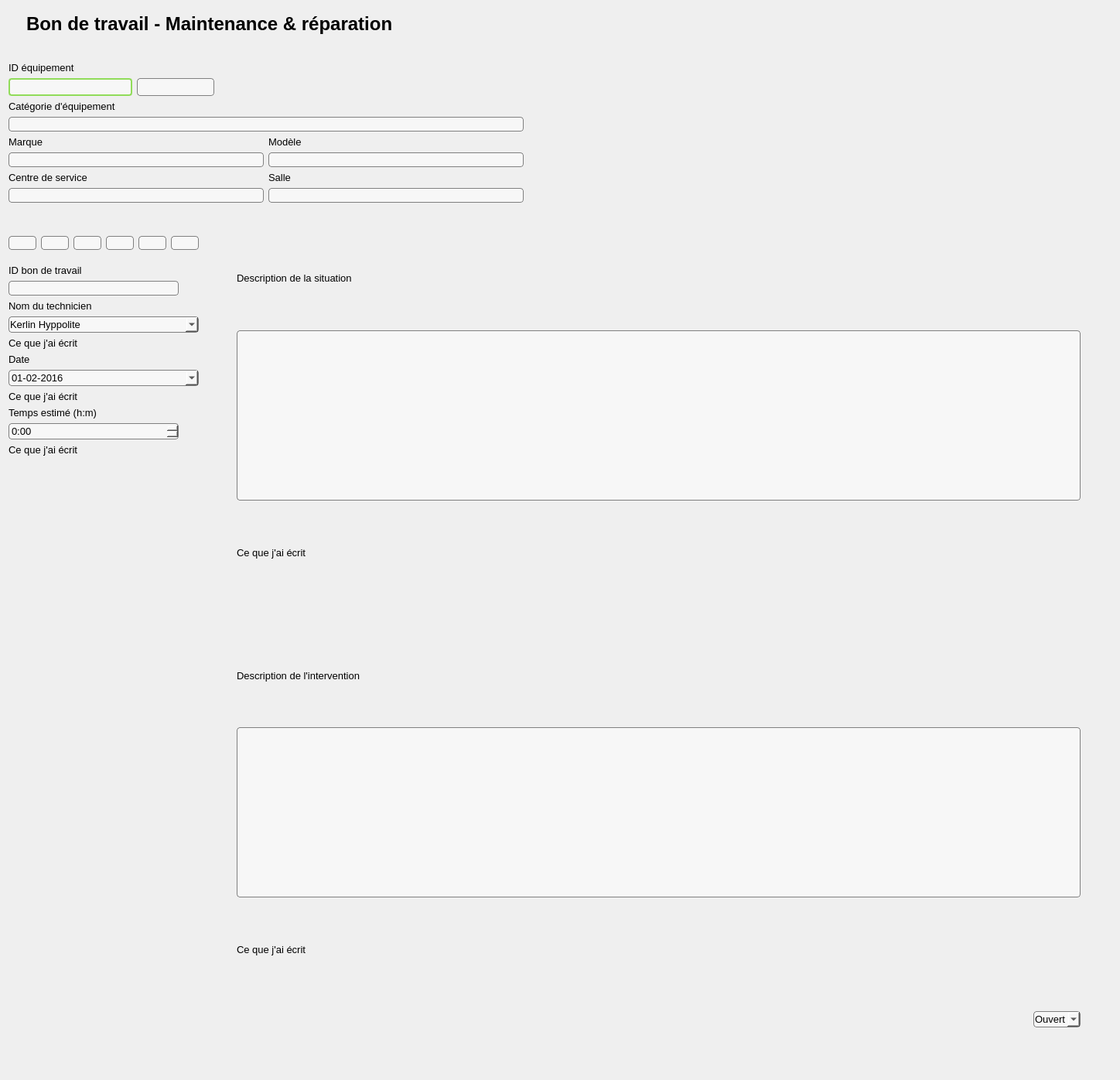
<?xml version="1.0" encoding="UTF-8"?>
<ui version="4.0">
 <class>BonDeTravail</class>
 <widget class="QWidget" name="BonDeTravail">
  <property name="geometry">
   <rect>
    <x>0</x>
    <y>0</y>
    <width>1448</width>
    <height>1396</height>
   </rect>
  </property>
  <property name="windowTitle">
   <string>Form</string>
  </property>
  <property name="styleSheet">
   <string notr="true">QMainWindow 
 {

background: white;
}

QPushButton {
padding: 1px;
border-style: solid;
border: 1px solid gray;
border-radius: 4px;
background: rgb(247,247,247)
}

QPushButton::pressed {
padding: 1px;
color: black;
border-style: solid;
border: 1px solid gray;
border-radius: 8px;
background:rgb(169, 167, 170)
}

QPushButton:hover {
background-color: qlineargradient(x1: 0, y1: 1, x2: 0, y2: 0, stop: 0 #edf2f8, stop: 1 #c8d9ea);
}

QTextEdit {
padding: 1px;
border-style: solid;
border: 1px solid gray;
border-radius: 4px;
background:rgb(247,247,247)
}

QComboBox {
padding: 1px;
border-style: solid;
border: 1px solid gray;
border-radius: 4px;
background:rgb(247,247,247)
}</string>
  </property>
  <layout class="QVBoxLayout" name="verticalLayout_3">
   <item>
    <layout class="QHBoxLayout" name="horizontalLayout">
     <item>
      <widget class="QLabel" name="labelPhotoPlus">
       <property name="maximumSize">
        <size>
         <width>100</width>
         <height>100</height>
        </size>
       </property>
       <property name="text">
        <string/>
       </property>
       <property name="pixmap">
        <pixmap>Images/plus.png</pixmap>
       </property>
       <property name="scaledContents">
        <bool>false</bool>
       </property>
       <property name="alignment">
        <set>Qt::AlignRight|Qt::AlignTrailing|Qt::AlignVCenter</set>
       </property>
      </widget>
     </item>
     <item>
      <spacer name="horizontalSpacer_3">
       <property name="orientation">
        <enum>Qt::Horizontal</enum>
       </property>
       <property name="sizeType">
        <enum>QSizePolicy::Minimum</enum>
       </property>
       <property name="sizeHint" stdset="0">
        <size>
         <width>10</width>
         <height>20</height>
        </size>
       </property>
      </spacer>
     </item>
     <item>
      <widget class="QLabel" name="labelTitre">
       <property name="maximumSize">
        <size>
         <width>20000</width>
         <height>40</height>
        </size>
       </property>
       <property name="font">
        <font>
         <family>MS Shell Dlg 2</family>
         <pointsize>18</pointsize>
         <weight>75</weight>
         <bold>true</bold>
        </font>
       </property>
       <property name="autoFillBackground">
        <bool>false</bool>
       </property>
       <property name="styleSheet">
        <string notr="true"/>
       </property>
       <property name="text">
        <string>Bon de travail - Maintenance &amp; réparation</string>
       </property>
      </widget>
     </item>
     <item>
      <spacer name="horizontalSpacer_5">
       <property name="orientation">
        <enum>Qt::Horizontal</enum>
       </property>
       <property name="sizeHint" stdset="0">
        <size>
         <width>40</width>
         <height>40</height>
        </size>
       </property>
      </spacer>
     </item>
    </layout>
   </item>
   <item>
    <spacer name="verticalSpacer_6">
     <property name="orientation">
      <enum>Qt::Vertical</enum>
     </property>
     <property name="sizeType">
      <enum>QSizePolicy::Minimum</enum>
     </property>
     <property name="sizeHint" stdset="0">
      <size>
       <width>20</width>
       <height>23</height>
      </size>
     </property>
    </spacer>
   </item>
   <item>
    <layout class="QHBoxLayout" name="horizontalLayout_2">
     <item>
      <layout class="QVBoxLayout" name="verticalLayout_6">
       <item>
        <widget class="QLabel" name="label_ID">
         <property name="font">
          <font>
           <pointsize>10</pointsize>
          </font>
         </property>
         <property name="text">
          <string>ID équipement</string>
         </property>
        </widget>
       </item>
       <item>
        <layout class="QGridLayout" name="gridLayout_2">
         <item row="1" column="3">
          <spacer name="horizontalSpacer_4">
           <property name="orientation">
            <enum>Qt::Horizontal</enum>
           </property>
           <property name="sizeType">
            <enum>QSizePolicy::Maximum</enum>
           </property>
           <property name="sizeHint" stdset="0">
            <size>
             <width>400</width>
             <height>20</height>
            </size>
           </property>
          </spacer>
         </item>
         <item row="1" column="2">
          <widget class="QPushButton" name="boutonActualiser">
           <property name="maximumSize">
            <size>
             <width>100</width>
             <height>40</height>
            </size>
           </property>
           <property name="cursor">
            <cursorShape>PointingHandCursor</cursorShape>
           </property>
           <property name="text">
            <string/>
           </property>
           <property name="icon">
            <iconset>
             <normaloff>Images/actualize-arrows-couple-in-circle.png</normaloff>Images/actualize-arrows-couple-in-circle.png</iconset>
           </property>
           <property name="iconSize">
            <size>
             <width>30</width>
             <height>30</height>
            </size>
           </property>
          </widget>
         </item>
         <item row="1" column="0">
          <widget class="QLineEdit" name="lineEditID">
           <property name="sizePolicy">
            <sizepolicy hsizetype="Expanding" vsizetype="Minimum">
             <horstretch>0</horstretch>
             <verstretch>0</verstretch>
            </sizepolicy>
           </property>
           <property name="maximumSize">
            <size>
             <width>160</width>
             <height>50</height>
            </size>
           </property>
           <property name="font">
            <font>
             <pointsize>10</pointsize>
            </font>
           </property>
           <property name="styleSheet">
            <string notr="true">QLineEdit {
padding: 1px;
border-style: solid;
border: 2px solid rgb(145, 220, 90);
border-radius: 4px;
background:rgb(247,247,247);
}
</string>
           </property>
          </widget>
         </item>
        </layout>
       </item>
       <item>
        <widget class="QLabel" name="labelCategorieEquip">
         <property name="font">
          <font>
           <pointsize>10</pointsize>
          </font>
         </property>
         <property name="text">
          <string>Catégorie d'équipement</string>
         </property>
        </widget>
       </item>
       <item>
        <widget class="QLabel" name="labelEcritureCatEquip">
         <property name="font">
          <font>
           <pointsize>10</pointsize>
          </font>
         </property>
         <property name="styleSheet">
          <string notr="true"> QLabel{
padding: 1px;
border-style: solid;
border: 1px solid gray;
border-radius: 4px;
background:rgb(247,247,247);
color: rgb(81, 81, 81);
}

</string>
         </property>
         <property name="text">
          <string/>
         </property>
        </widget>
       </item>
       <item>
        <layout class="QGridLayout" name="gridLayout_3">
         <item row="3" column="2">
          <widget class="QLabel" name="labelSalle">
           <property name="font">
            <font>
             <pointsize>10</pointsize>
            </font>
           </property>
           <property name="text">
            <string>Salle</string>
           </property>
          </widget>
         </item>
         <item row="3" column="1">
          <widget class="QLabel" name="labelCentreService">
           <property name="font">
            <font>
             <pointsize>10</pointsize>
            </font>
           </property>
           <property name="styleSheet">
            <string notr="true"/>
           </property>
           <property name="text">
            <string>Centre de service</string>
           </property>
          </widget>
         </item>
         <item row="0" column="2">
          <widget class="QLabel" name="labelModele">
           <property name="font">
            <font>
             <pointsize>10</pointsize>
            </font>
           </property>
           <property name="text">
            <string>Modèle</string>
           </property>
          </widget>
         </item>
         <item row="2" column="1">
          <widget class="QLabel" name="labelEcritureMarque">
           <property name="font">
            <font>
             <pointsize>10</pointsize>
            </font>
           </property>
           <property name="styleSheet">
            <string notr="true"> QLabel{
padding: 1px;
border-style: solid;
border: 1px solid gray;
border-radius: 4px;
background:rgb(247,247,247);
color: rgb(81, 81, 81);
}
</string>
           </property>
           <property name="text">
            <string/>
           </property>
          </widget>
         </item>
         <item row="2" column="2">
          <widget class="QLabel" name="labelEcritureModele">
           <property name="font">
            <font>
             <pointsize>10</pointsize>
            </font>
           </property>
           <property name="styleSheet">
            <string notr="true"> QLabel{
padding: 1px;
border-style: solid;
border: 1px solid gray;
border-radius: 4px;
background:rgb(247,247,247);
color: rgb(81, 81, 81);
}
</string>
           </property>
           <property name="text">
            <string/>
           </property>
          </widget>
         </item>
         <item row="0" column="1">
          <widget class="QLabel" name="labelMarque">
           <property name="font">
            <font>
             <pointsize>10</pointsize>
            </font>
           </property>
           <property name="text">
            <string>Marque</string>
           </property>
          </widget>
         </item>
         <item row="4" column="1">
          <widget class="QLabel" name="labelEcritureCentreService">
           <property name="font">
            <font>
             <pointsize>10</pointsize>
            </font>
           </property>
           <property name="styleSheet">
            <string notr="true"> QLabel{
padding: 1px;
border-style: solid;
border: 1px solid gray;
border-radius: 4px;
background:rgb(247,247,247);
color: rgb(81, 81, 81);
}
</string>
           </property>
           <property name="text">
            <string/>
           </property>
          </widget>
         </item>
         <item row="4" column="2">
          <widget class="QLabel" name="labelEcritureSalle">
           <property name="font">
            <font>
             <pointsize>10</pointsize>
            </font>
           </property>
           <property name="styleSheet">
            <string notr="true"> QLabel{
padding: 1px;
border-style: solid;
border: 1px solid gray;
border-radius: 4px;
background:rgb(247,247,247);
color: rgb(81, 81, 81);
}
</string>
           </property>
           <property name="text">
            <string/>
           </property>
          </widget>
         </item>
        </layout>
       </item>
      </layout>
     </item>
     <item>
      <spacer name="horizontalSpacer_7">
       <property name="orientation">
        <enum>Qt::Horizontal</enum>
       </property>
       <property name="sizeType">
        <enum>QSizePolicy::Expanding</enum>
       </property>
       <property name="sizeHint" stdset="0">
        <size>
         <width>30</width>
         <height>40</height>
        </size>
       </property>
      </spacer>
     </item>
    </layout>
   </item>
   <item>
    <spacer name="verticalSpacer_2">
     <property name="orientation">
      <enum>Qt::Vertical</enum>
     </property>
     <property name="sizeType">
      <enum>QSizePolicy::Minimum</enum>
     </property>
     <property name="sizeHint" stdset="0">
      <size>
       <width>20</width>
       <height>30</height>
      </size>
     </property>
    </spacer>
   </item>
   <item>
    <layout class="QHBoxLayout" name="horizontalLayout_6">
     <item>
      <layout class="QVBoxLayout" name="verticalLayout_7">
       <item>
        <spacer name="verticalSpacer_4">
         <property name="orientation">
          <enum>Qt::Vertical</enum>
         </property>
         <property name="sizeType">
          <enum>QSizePolicy::Fixed</enum>
         </property>
         <property name="sizeHint" stdset="0">
          <size>
           <width>20</width>
           <height>7</height>
          </size>
         </property>
        </spacer>
       </item>
       <item>
        <layout class="QVBoxLayout" name="verticalLayout">
         <item>
          <layout class="QHBoxLayout" name="horizontalLayout_3">
           <item>
            <widget class="QPushButton" name="boutonAjoutBDT">
             <property name="cursor">
              <cursorShape>PointingHandCursor</cursorShape>
             </property>
             <property name="text">
              <string/>
             </property>
             <property name="icon">
              <iconset>
               <normaloff>Images/plus_64.png</normaloff>Images/plus_64.png</iconset>
             </property>
             <property name="iconSize">
              <size>
               <width>35</width>
               <height>35</height>
              </size>
             </property>
            </widget>
           </item>
           <item>
            <widget class="QPushButton" name="boutonSauvegarde">
             <property name="maximumSize">
              <size>
               <width>50</width>
               <height>180</height>
              </size>
             </property>
             <property name="cursor">
              <cursorShape>PointingHandCursor</cursorShape>
             </property>
             <property name="autoFillBackground">
              <bool>false</bool>
             </property>
             <property name="styleSheet">
              <string notr="true"/>
             </property>
             <property name="text">
              <string/>
             </property>
             <property name="icon">
              <iconset>
               <normaloff>Images/save (1).png</normaloff>Images/save (1).png</iconset>
             </property>
             <property name="iconSize">
              <size>
               <width>35</width>
               <height>35</height>
              </size>
             </property>
            </widget>
           </item>
           <item>
            <widget class="QPushButton" name="boutonFlecheDoubleGauche">
             <property name="maximumSize">
              <size>
               <width>50</width>
               <height>150</height>
              </size>
             </property>
             <property name="cursor">
              <cursorShape>PointingHandCursor</cursorShape>
             </property>
             <property name="styleSheet">
              <string notr="true"/>
             </property>
             <property name="text">
              <string/>
             </property>
             <property name="icon">
              <iconset>
               <normaloff>Images/double-left-chevron.png</normaloff>Images/double-left-chevron.png</iconset>
             </property>
            </widget>
           </item>
           <item>
            <widget class="QPushButton" name="boutonFlecheGauche">
             <property name="maximumSize">
              <size>
               <width>50</width>
               <height>180</height>
              </size>
             </property>
             <property name="cursor">
              <cursorShape>PointingHandCursor</cursorShape>
             </property>
             <property name="styleSheet">
              <string notr="true"/>
             </property>
             <property name="text">
              <string/>
             </property>
             <property name="icon">
              <iconset>
               <normaloff>Images/angle-pointing-to-left (1).png</normaloff>Images/angle-pointing-to-left (1).png</iconset>
             </property>
            </widget>
           </item>
           <item>
            <widget class="QPushButton" name="boutonFlecheDroite">
             <property name="maximumSize">
              <size>
               <width>50</width>
               <height>180</height>
              </size>
             </property>
             <property name="cursor">
              <cursorShape>PointingHandCursor</cursorShape>
             </property>
             <property name="styleSheet">
              <string notr="true"/>
             </property>
             <property name="text">
              <string/>
             </property>
             <property name="icon">
              <iconset>
               <normaloff>Images/angle-arrow-pointing-to-right.png</normaloff>Images/angle-arrow-pointing-to-right.png</iconset>
             </property>
            </widget>
           </item>
           <item>
            <widget class="QPushButton" name="boutonFlecheDoubleDroite">
             <property name="maximumSize">
              <size>
               <width>60</width>
               <height>180</height>
              </size>
             </property>
             <property name="cursor">
              <cursorShape>PointingHandCursor</cursorShape>
             </property>
             <property name="styleSheet">
              <string notr="true"/>
             </property>
             <property name="text">
              <string/>
             </property>
             <property name="icon">
              <iconset>
               <normaloff>Images/double-angle-pointing-to-right.png</normaloff>Images/double-angle-pointing-to-right.png</iconset>
             </property>
            </widget>
           </item>
          </layout>
         </item>
         <item>
          <spacer name="verticalSpacer">
           <property name="orientation">
            <enum>Qt::Vertical</enum>
           </property>
           <property name="sizeType">
            <enum>QSizePolicy::Minimum</enum>
           </property>
           <property name="sizeHint" stdset="0">
            <size>
             <width>220</width>
             <height>13</height>
            </size>
           </property>
          </spacer>
         </item>
         <item>
          <widget class="QLabel" name="labelBonTravail">
           <property name="font">
            <font>
             <pointsize>10</pointsize>
            </font>
           </property>
           <property name="text">
            <string>ID bon de travail</string>
           </property>
          </widget>
         </item>
         <item>
          <widget class="QLabel" name="labelEcritureBonTravail">
           <property name="maximumSize">
            <size>
             <width>220</width>
             <height>50</height>
            </size>
           </property>
           <property name="font">
            <font>
             <pointsize>10</pointsize>
            </font>
           </property>
           <property name="styleSheet">
            <string notr="true"> QLabel{
padding: 1px;
border-style: solid;
border: 1px solid gray;
border-radius: 4px;
background:rgb(247,247,247);
color: rgb(81, 81, 81);
}
</string>
           </property>
           <property name="text">
            <string/>
           </property>
          </widget>
         </item>
         <item>
          <widget class="QLabel" name="labelNomTechnicien">
           <property name="font">
            <font>
             <pointsize>10</pointsize>
            </font>
           </property>
           <property name="text">
            <string>Nom du technicien</string>
           </property>
          </widget>
         </item>
         <item>
          <widget class="QComboBox" name="comboBoxNomTech">
           <property name="font">
            <font>
             <pointsize>10</pointsize>
            </font>
           </property>
           <property name="styleSheet">
            <string notr="true"/>
           </property>
           <item>
            <property name="text">
             <string>Kerlin Hyppolite</string>
            </property>
           </item>
          </widget>
         </item>
         <item>
          <widget class="QLabel" name="labelCacheNomTech">
           <property name="sizePolicy">
            <sizepolicy hsizetype="Preferred" vsizetype="Preferred">
             <horstretch>0</horstretch>
             <verstretch>0</verstretch>
            </sizepolicy>
           </property>
           <property name="font">
            <font>
             <pointsize>10</pointsize>
            </font>
           </property>
           <property name="text">
            <string>Ce que j'ai écrit</string>
           </property>
          </widget>
         </item>
         <item>
          <widget class="QLabel" name="labelDate">
           <property name="font">
            <font>
             <pointsize>10</pointsize>
            </font>
           </property>
           <property name="text">
            <string>Date</string>
           </property>
          </widget>
         </item>
         <item>
          <widget class="QDateEdit" name="dateEdit">
           <property name="font">
            <font>
             <pointsize>10</pointsize>
            </font>
           </property>
           <property name="styleSheet">
            <string notr="true">QDateEdit {
padding: 1px;
border-style: solid;
border: 1px solid gray;
border-radius: 4px;
color: black;
background:rgb(247,247,247)
}


</string>
           </property>
           <property name="locale">
            <locale language="French" country="Canada"/>
           </property>
           <property name="buttonSymbols">
            <enum>QAbstractSpinBox::UpDownArrows</enum>
           </property>
           <property name="dateTime">
            <datetime>
             <hour>0</hour>
             <minute>0</minute>
             <second>0</second>
             <year>2016</year>
             <month>2</month>
             <day>1</day>
            </datetime>
           </property>
           <property name="currentSection">
            <enum>QDateTimeEdit::DaySection</enum>
           </property>
           <property name="displayFormat">
            <string>dd-MM-yyyy</string>
           </property>
           <property name="calendarPopup">
            <bool>true</bool>
           </property>
           <property name="timeSpec">
            <enum>Qt::LocalTime</enum>
           </property>
           <property name="date">
            <date>
             <year>2016</year>
             <month>2</month>
             <day>1</day>
            </date>
           </property>
          </widget>
         </item>
         <item>
          <widget class="QLabel" name="labelCacheDate">
           <property name="font">
            <font>
             <pointsize>10</pointsize>
            </font>
           </property>
           <property name="text">
            <string>Ce que j'ai écrit</string>
           </property>
          </widget>
         </item>
         <item>
          <widget class="QLabel" name="labelTempsEstime">
           <property name="font">
            <font>
             <pointsize>10</pointsize>
            </font>
           </property>
           <property name="text">
            <string>Temps estimé (h:m)</string>
           </property>
          </widget>
         </item>
         <item>
          <widget class="QTimeEdit" name="timeEditTempsEstime">
           <property name="maximumSize">
            <size>
             <width>220</width>
             <height>16777215</height>
            </size>
           </property>
           <property name="font">
            <font>
             <pointsize>10</pointsize>
            </font>
           </property>
           <property name="styleSheet">
            <string notr="true">QTimeEdit {
padding: 1px;
border-style: solid;
border: 1px solid gray;
border-radius: 4px;
background:rgb(247,247,247)
}</string>
           </property>
           <property name="currentSection">
            <enum>QDateTimeEdit::HourSection</enum>
           </property>
           <property name="displayFormat">
            <string>h:mm</string>
           </property>
           <property name="calendarPopup">
            <bool>true</bool>
           </property>
          </widget>
         </item>
         <item>
          <widget class="QLabel" name="labelCacheTemps">
           <property name="font">
            <font>
             <pointsize>10</pointsize>
            </font>
           </property>
           <property name="text">
            <string>Ce que j'ai écrit</string>
           </property>
          </widget>
         </item>
         <item>
          <spacer name="verticalSpacer_3">
           <property name="orientation">
            <enum>Qt::Vertical</enum>
           </property>
           <property name="sizeHint" stdset="0">
            <size>
             <width>20</width>
             <height>40</height>
            </size>
           </property>
          </spacer>
         </item>
        </layout>
       </item>
      </layout>
     </item>
     <item>
      <spacer name="horizontalSpacer_2">
       <property name="orientation">
        <enum>Qt::Horizontal</enum>
       </property>
       <property name="sizeType">
        <enum>QSizePolicy::Minimum</enum>
       </property>
       <property name="sizeHint" stdset="0">
        <size>
         <width>43</width>
         <height>20</height>
        </size>
       </property>
      </spacer>
     </item>
     <item>
      <layout class="QVBoxLayout" name="verticalLayout_2">
       <item>
        <widget class="QLabel" name="labelDescSituation">
         <property name="font">
          <font>
           <pointsize>10</pointsize>
          </font>
         </property>
         <property name="text">
          <string>Description de la situation</string>
         </property>
        </widget>
       </item>
       <item>
        <widget class="QTextEdit" name="textEditDescSituation">
         <property name="maximumSize">
          <size>
           <width>16777215</width>
           <height>220</height>
          </size>
         </property>
         <property name="font">
          <font>
           <pointsize>10</pointsize>
          </font>
         </property>
         <property name="styleSheet">
          <string notr="true"/>
         </property>
        </widget>
       </item>
       <item>
        <widget class="QLabel" name="labelCacheDescSit">
         <property name="font">
          <font>
           <pointsize>10</pointsize>
          </font>
         </property>
         <property name="text">
          <string>Ce que j'ai écrit</string>
         </property>
        </widget>
       </item>
       <item>
        <spacer name="verticalSpacer_5">
         <property name="orientation">
          <enum>Qt::Vertical</enum>
         </property>
         <property name="sizeType">
          <enum>QSizePolicy::Maximum</enum>
         </property>
         <property name="sizeHint" stdset="0">
          <size>
           <width>30</width>
           <height>30</height>
          </size>
         </property>
        </spacer>
       </item>
       <item>
        <widget class="QLabel" name="labelDescIntervention">
         <property name="font">
          <font>
           <pointsize>10</pointsize>
          </font>
         </property>
         <property name="text">
          <string>Description de l'intervention</string>
         </property>
        </widget>
       </item>
       <item>
        <widget class="QTextEdit" name="textEditDescIntervention">
         <property name="maximumSize">
          <size>
           <width>16777215</width>
           <height>220</height>
          </size>
         </property>
         <property name="font">
          <font>
           <pointsize>10</pointsize>
          </font>
         </property>
         <property name="styleSheet">
          <string notr="true"/>
         </property>
        </widget>
       </item>
       <item>
        <widget class="QLabel" name="labelCacheDescInt">
         <property name="font">
          <font>
           <pointsize>10</pointsize>
          </font>
         </property>
         <property name="text">
          <string>Ce que j'ai écrit</string>
         </property>
        </widget>
       </item>
       <item>
        <layout class="QHBoxLayout" name="horizontalLayout_9">
         <item>
          <spacer name="horizontalSpacer">
           <property name="orientation">
            <enum>Qt::Horizontal</enum>
           </property>
           <property name="sizeHint" stdset="0">
            <size>
             <width>40</width>
             <height>45</height>
            </size>
           </property>
          </spacer>
         </item>
         <item>
          <widget class="QComboBox" name="comboBoxOuvertFerme">
           <property name="font">
            <font>
             <pointsize>10</pointsize>
            </font>
           </property>
           <property name="styleSheet">
            <string notr="true"/>
           </property>
           <item>
            <property name="text">
             <string>Ouvert</string>
            </property>
           </item>
           <item>
            <property name="text">
             <string>Fermé</string>
            </property>
           </item>
          </widget>
         </item>
        </layout>
       </item>
       <item>
        <layout class="QVBoxLayout" name="verticalLayout_9">
         <item>
          <spacer name="verticalSpacer_7">
           <property name="orientation">
            <enum>Qt::Vertical</enum>
           </property>
           <property name="sizeType">
            <enum>QSizePolicy::Maximum</enum>
           </property>
           <property name="sizeHint" stdset="0">
            <size>
             <width>50</width>
             <height>45</height>
            </size>
           </property>
          </spacer>
         </item>
        </layout>
       </item>
      </layout>
     </item>
     <item>
      <spacer name="horizontalSpacer_6">
       <property name="orientation">
        <enum>Qt::Horizontal</enum>
       </property>
       <property name="sizeType">
        <enum>QSizePolicy::Minimum</enum>
       </property>
       <property name="sizeHint" stdset="0">
        <size>
         <width>40</width>
         <height>20</height>
        </size>
       </property>
      </spacer>
     </item>
    </layout>
   </item>
  </layout>
  <zorder>verticalSpacer_2</zorder>
  <zorder>verticalSpacer_6</zorder>
 </widget>
 <resources/>
 <connections/>
</ui>
